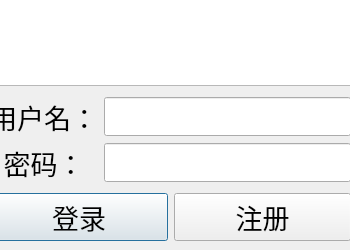
<?xml version="1.0" encoding="UTF-8"?>
<ui version="4.0">
 <class>LoginWindow</class>
 <widget class="QDialog" name="LoginWindow">
  <property name="geometry">
   <rect>
    <x>0</x>
    <y>0</y>
    <width>350</width>
    <height>250</height>
   </rect>
  </property>
  <property name="minimumSize">
   <size>
    <width>350</width>
    <height>250</height>
   </size>
  </property>
  <property name="maximumSize">
   <size>
    <width>350</width>
    <height>250</height>
   </size>
  </property>
  <property name="windowTitle">
   <string>学生管理系统 | 登陆界面</string>
  </property>
  <property name="windowIcon">
   <iconset resource="rc.qrc">
    <normaloff>:/ico/images/appstu.ICO</normaloff>:/ico/images/appstu.ICO</iconset>
  </property>
  <widget class="QWidget" name="verticalLayoutWidget">
   <property name="geometry">
    <rect>
     <x>-10</x>
     <y>-10</y>
     <width>361</width>
     <height>251</height>
    </rect>
   </property>
   <layout class="QVBoxLayout" name="verticalLayout">
    <item>
     <widget class="QGraphicsView" name="graphicsView">
      <property name="autoFillBackground">
       <bool>false</bool>
      </property>
      <property name="styleSheet">
       <string notr="true">border-image: url(:/jpg/images/login.jpg);</string>
      </property>
     </widget>
    </item>
    <item>
     <spacer name="verticalSpacer_2">
      <property name="orientation">
       <enum>Qt::Orientation::Vertical</enum>
      </property>
      <property name="sizeType">
       <enum>QSizePolicy::Policy::Expanding</enum>
      </property>
      <property name="sizeHint" stdset="0">
       <size>
        <width>20</width>
        <height>100</height>
       </size>
      </property>
     </spacer>
    </item>
    <item>
     <layout class="QGridLayout" name="gridLayout">
      <item row="0" column="0">
       <widget class="QLabel" name="Username">
        <property name="font">
         <font>
          <pointsize>20</pointsize>
         </font>
        </property>
        <property name="text">
         <string>用户名：</string>
        </property>
        <property name="alignment">
         <set>Qt::AlignmentFlag::AlignCenter</set>
        </property>
       </widget>
      </item>
      <item row="3" column="1">
       <widget class="QLineEdit" name="passwordEdit">
        <property name="font">
         <font>
          <pointsize>20</pointsize>
         </font>
        </property>
        <property name="echoMode">
         <enum>QLineEdit::EchoMode::Password</enum>
        </property>
       </widget>
      </item>
      <item row="0" column="1">
       <widget class="QLineEdit" name="userNameEdit">
        <property name="font">
         <font>
          <pointsize>20</pointsize>
         </font>
        </property>
       </widget>
      </item>
      <item row="3" column="0">
       <widget class="QLabel" name="code">
        <property name="font">
         <font>
          <pointsize>20</pointsize>
         </font>
        </property>
        <property name="text">
         <string>密码：</string>
        </property>
        <property name="alignment">
         <set>Qt::AlignmentFlag::AlignCenter</set>
        </property>
       </widget>
      </item>
      <item row="1" column="0">
       <spacer name="verticalSpacer_4">
        <property name="orientation">
         <enum>Qt::Orientation::Vertical</enum>
        </property>
        <property name="sizeHint" stdset="0">
         <size>
          <width>20</width>
          <height>80</height>
         </size>
        </property>
       </spacer>
      </item>
     </layout>
    </item>
    <item>
     <spacer name="verticalSpacer_3">
      <property name="orientation">
       <enum>Qt::Orientation::Vertical</enum>
      </property>
      <property name="sizeHint" stdset="0">
       <size>
        <width>20</width>
        <height>100</height>
       </size>
      </property>
     </spacer>
    </item>
    <item>
     <spacer name="verticalSpacer">
      <property name="orientation">
       <enum>Qt::Orientation::Vertical</enum>
      </property>
      <property name="sizeType">
       <enum>QSizePolicy::Policy::Expanding</enum>
      </property>
      <property name="sizeHint" stdset="0">
       <size>
        <width>20</width>
        <height>20</height>
       </size>
      </property>
     </spacer>
    </item>
    <item>
     <layout class="QGridLayout" name="gridLayout_2">
      <item row="0" column="0">
       <widget class="QPushButton" name="loginButton">
        <property name="font">
         <font>
          <pointsize>20</pointsize>
         </font>
        </property>
        <property name="styleSheet">
         <string notr="true"/>
        </property>
        <property name="text">
         <string>登录</string>
        </property>
       </widget>
      </item>
      <item row="0" column="1">
       <widget class="QPushButton" name="registerButton">
        <property name="font">
         <font>
          <pointsize>20</pointsize>
         </font>
        </property>
        <property name="styleSheet">
         <string notr="true"/>
        </property>
        <property name="text">
         <string>注册</string>
        </property>
       </widget>
      </item>
     </layout>
    </item>
   </layout>
  </widget>
 </widget>
 <resources>
  <include location="rc.qrc"/>
 </resources>
 <connections/>
</ui>
